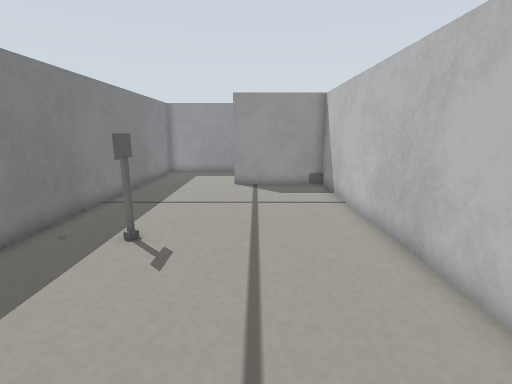
View 1 (above)

17 first-person views from a walk through a robot-simulator world made for Gazebo. The camera is 0.29 m above the floor, tilts 12° down and sees 85° across. The lines on the ground mark 1 m squares. The floor is counted in squares, 0.1 m on a side. Each view is taken from the middle of a square. On the plan, view 1 faces up. The plan holds only what a view shows up to about 20 squares ahead; the rest is blank. The robots in the file are not drawn. Simple shapes stand in for some stock models.

View 2
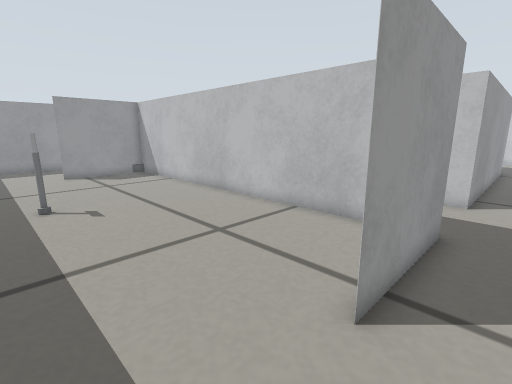

View 3
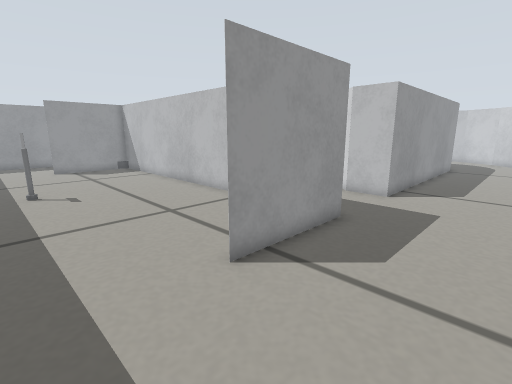

View 4
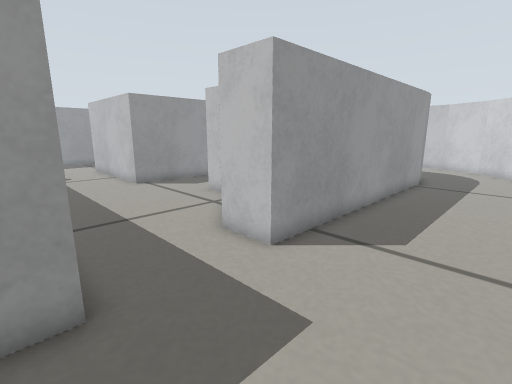

View 5
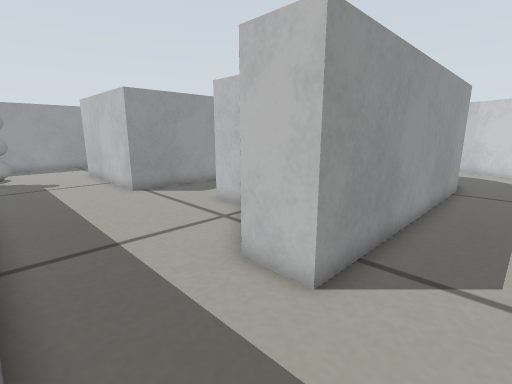

View 6
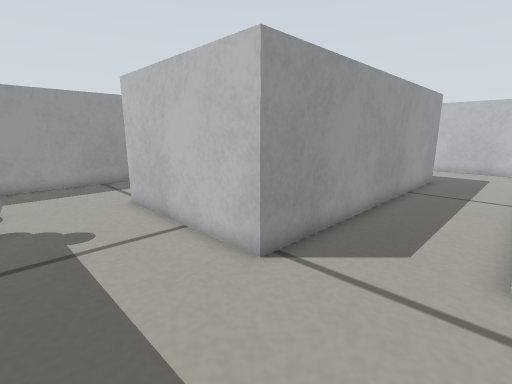

View 7
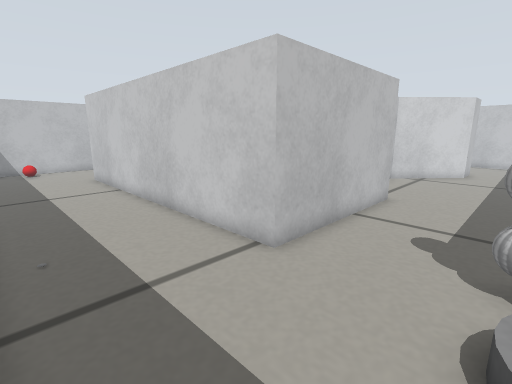

View 8
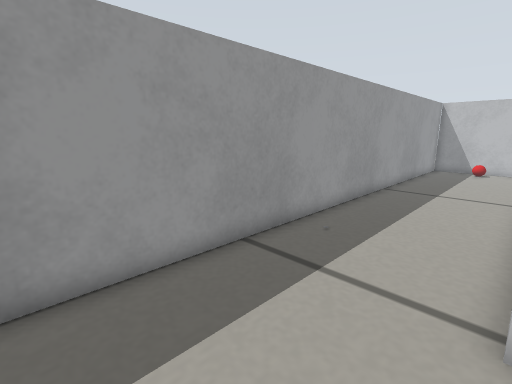

View 9
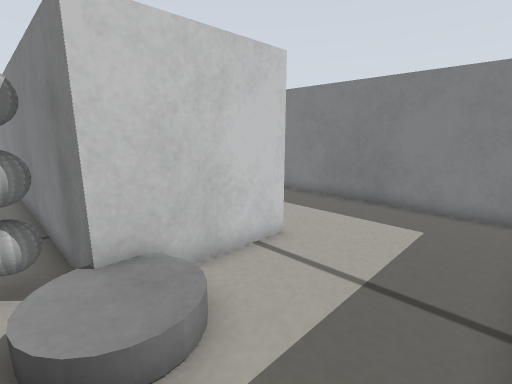

View 10
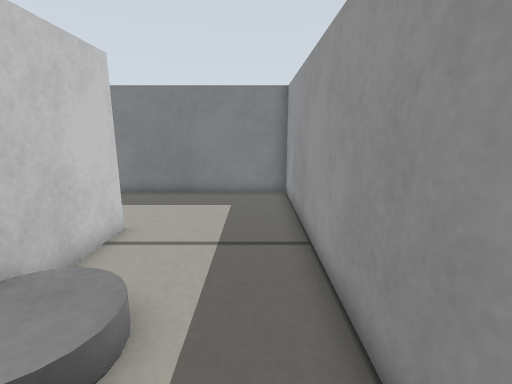

View 11
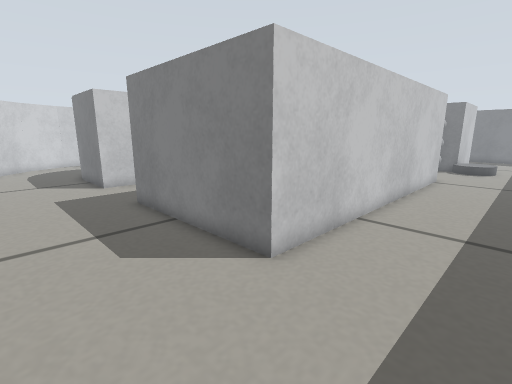

View 12
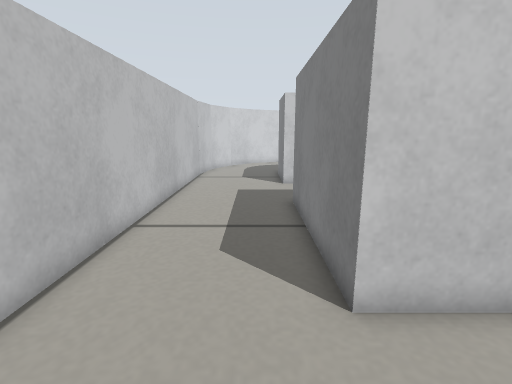

View 13
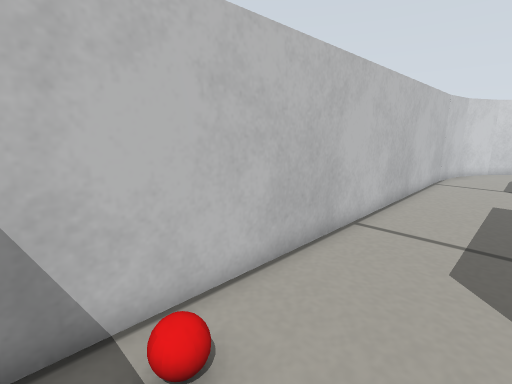

View 14
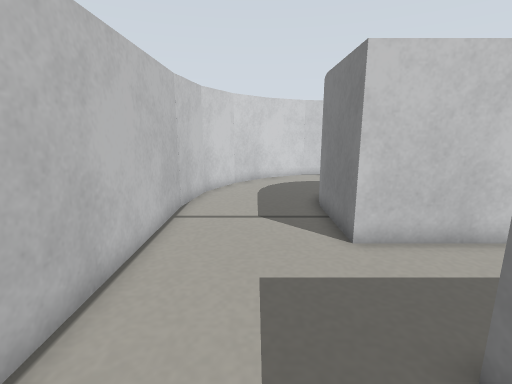

View 15
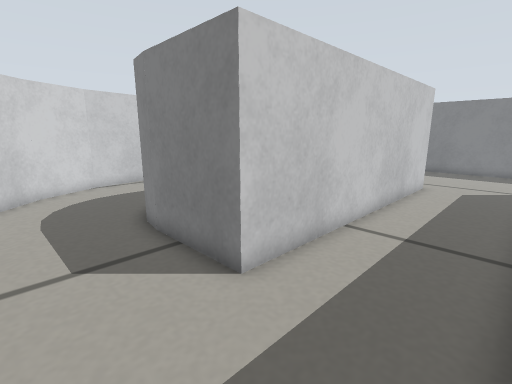

View 16
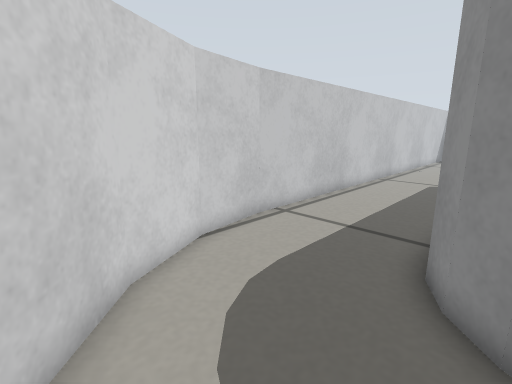

View 17
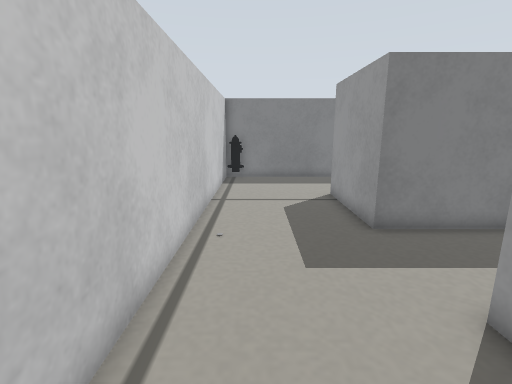

### Floor plan
Points are (right, up) in squares from view 1. A wall is a line through its corners. A room is listed if a view was taken in it or the views show most of it. See-through windows are left out.
Room 1 (views 1, 2, 3, 4, 5, 6, 7, 8, 9, 10, 11, 12, 13, 14, 15, 16, 17)
walls: (9.4, 8.3) (9.4, 15.9) (24.4, 15.9) (24.4, 8.3) (9.4, 8.3); (3.8, -1.3) (3.8, 15.9) (-1.3, 15.9) (3.8, 15.9) (3.8, -3.4) (-1.2, -3.4); (20.9, -3.4) (8.2, -3.4) (8.2, -1.3) (11.5, 2.2) (11.5, 4) (24.4, 4) (24.4, 0.1); (24.4, 0.2) (24.2, -1); (23.8, -1.9) (22.9, -2.7) (21.9, -3.2) (20.8, -3.4); (-6.6, -1.9) (-6.6, -9) (20.9, -9); (20.8, -9) (23.7, -8.5) (26.2, -7.2) (28.2, -5.2) (29.5, -2.7) (30, 0.2); (30, 0.1) (30, 20.2); (28.6, 21.5) (-6.6, 21.5) (-6.6, 6.8)
objects: fire hydrant (-6, -8); other object (-3, 7); traffic light (5, 14) to (5, 15); red ball (29, 19)

Positions as (right, up) in squares from view 1, and headings:
1: (0, 0), facing up
2: (-5, -5), facing up-right
3: (-5, -8), facing up-right
4: (3, -8), facing up-right
5: (4, -6), facing up-right
6: (5, 4), facing up-right
7: (5, 21), facing down-right
8: (5, 16), facing up-right
9: (5, 21), facing down-left
10: (7, 20), facing left
11: (29, 20), facing down-left
12: (26, 20), facing down
13: (26, 20), facing down-right
14: (27, 11), facing down
15: (28, 8), facing down-left
16: (28, -2), facing down-left
17: (12, -7), facing left
